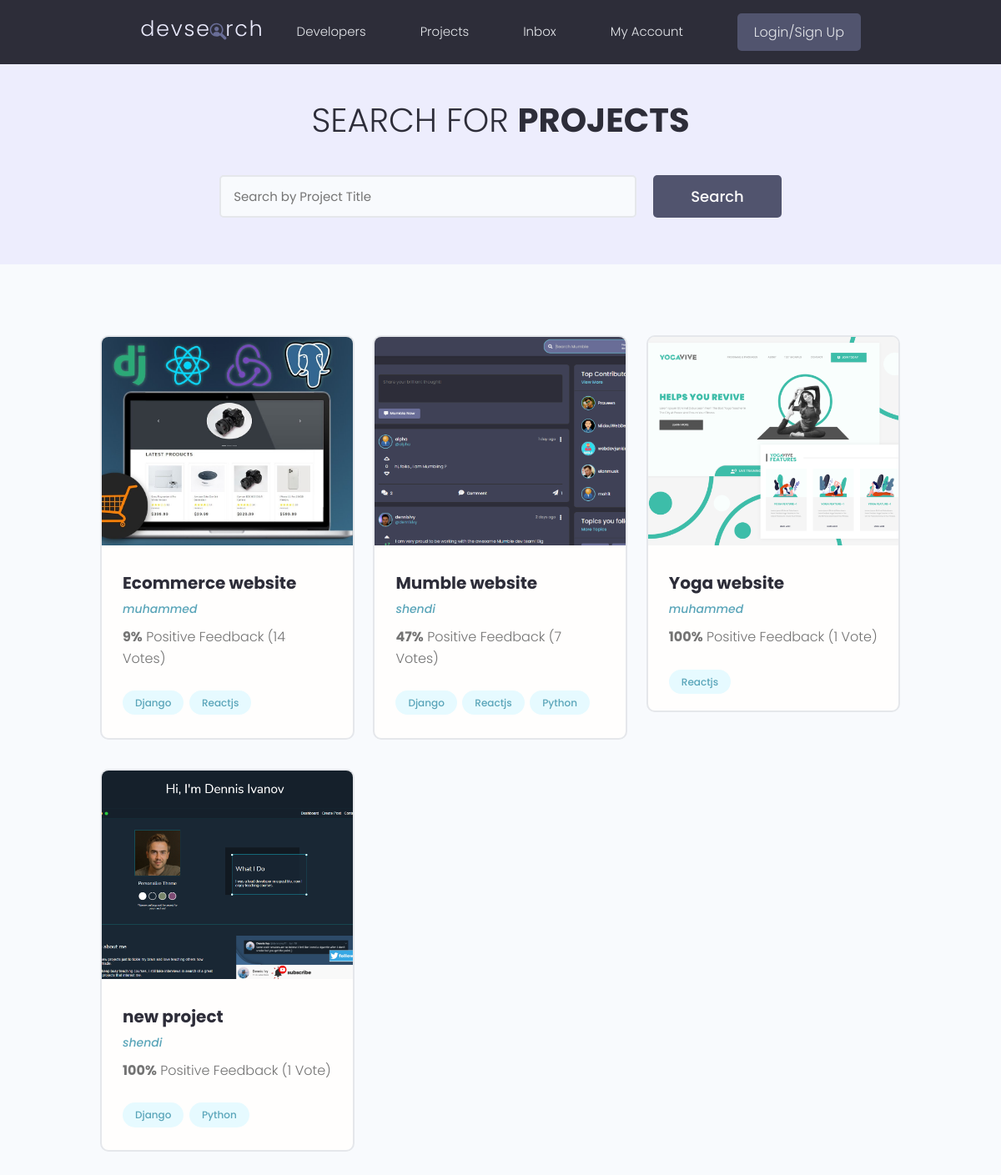
/projects/, run on the app's committed database.
### projects/models.py (models this page shows, shortened)
class Project(models.Model):
    owner = models.ForeignKey(
        Profile, null=True, blank=True, on_delete=models.SET_NULL)
    title = models.CharField(max_length=200)
    description = models.TextField(null=True, blank=True)
    featured_image = models.ImageField(
        null=True, blank=True, default="default.jpg")
    demo_link = models.CharField(max_length=2000, null=True, blank=True)
    source_link = models.CharField(max_length=2000, null=True, blank=True)
    tags = models.ManyToManyField("Tag", blank=True)
    vote_total = models.IntegerField(default=0, null=True, blank=True)
    vote_ratio = models.IntegerField(default=0, null=True, blank=True)
    created = models.DateTimeField(auto_now_add=True)
    id = models.UUIDField(default=uuid.uuid4, unique=True, primary_key=True)

class Tag(models.Model):
    name = models.CharField(max_length=200)
    created = models.DateTimeField(auto_now_add=True)
    id = models.UUIDField(default=uuid.uuid4, unique=True,
                          primary_key=True, editable=False)
    def __str__(self):
        return self.name

### users/models.py (models this page shows)
class Profile(models.Model):
    user = models.OneToOneField(User, on_delete=models.CASCADE)
    name = models.CharField(max_length=200, blank=True, null=True)
    email = models.EmailField(max_length=500, blank=True, null=True)
    username = models.CharField(max_length=200, blank=True, null=True)
    location = models.CharField(max_length=200, blank=True, null=True)
    short_intro = models.CharField(max_length=200, blank=True, null=True)
    bio = models.TextField(blank=True, null=True)
    profile_image = models.ImageField(
        null=True, blank=True, upload_to='profiles/', default='profiles/user-default.png')
    social_github = models.CharField(max_length=255, null=True, blank=True)
    social_twitter = models.CharField(max_length=255, null=True, blank=True)
    social_linkedin = models.CharField(max_length=255, null=True, blank=True)
    social_youtube = models.CharField(max_length=255, null=True, blank=True)
    social_website = models.CharField(max_length=255, null=True, blank=True)
    created = models.DateTimeField(auto_now_add=True)
    id = models.UUIDField(default=uuid.uuid4, unique=True,
                          primary_key=True, editable=False)
    def __str__(self):
        return str(self.username)

### projects/views.py (the view)
# urls.py: path('projects/', include("projects.urls")),
def projects(request):
    projects = Project.objects.all()
    context = {"projects": projects}
    return render(request, 'projects/projects.html', context)

### projects/templates/projects/projects.html (shortened to what this page needs)
{% extends "main.html" %} {% block content %}
<main class="projects">
  <section class="hero-section text-center">
    <div class="container container--narrow">
      <div class="hero-section__box">
        <h2>Search for <span>Projects</span></h2>
      </div>
      <div class="hero-section__search">
        <form class="form" action="#" method="get">
          <div class="form__field">
            <input
              class="input input--text"
              id="formInput#search"
              type="text"
              name="text"
              placeholder="Search by Project Title"
            />
          </div>
          <input class="btn btn--sub btn--lg" type="submit" value="Search" />
        </form>
      </div>
    </div>
  </section>
  <section class="projectsList">
    <div class="container">
      <div class="grid grid--three">
        {% for project in projects %}
        <div class="column">
          <div class="card project">
            <a href="{% url 'project' project.id %}" class="project">
              <img
                class="project__thumbnail"
                src="{{project.featured_image.url}}"
                alt="{{project.title}}"
              />
              <div class="card__body">
                <h3 class="project__title">{{project.title}}</h3>
                <p>
                  <a class="project__author" href="profile.html"
                    >{{project.owner}}</a
                  >
                </p>
                <p class="project--rating">
                  <span style="font-weight: bold">{{project.vote_ratio}}%</span>
                  Positive Feedback ({{project.vote_total}}
                  Vote{{project.vote_total|pluralize:"s"}})
                </p>
                <div class="project__tags">
                  {% for tag in project.tags.all %}
                  <span class="tag tag--pill tag--main">
                    <small>{{tag}}</small>
                  </span>
                  {% endfor %}
                </div>
              </div>
            </a>
          </div>
        </div>
        {% endfor %}
      </div>
    </div>
  </section>
</main>
{% endblock content %}

### static/styles/app.css (style rules this page uses)
:root { --color-sub: #2d2d39; }
.btn--sub { background-color: var(--color-sub-light); }
.card { border: 2px solid var(--color-light); }
img { width: 100%; }
.hero-section { height: 40vh; display: flex; align-items: center; background-color: var(--color-sub); }
.hero-section__box { margin-bottom: 4rem; }
.hero-section__box > h2, .hero-section__box > h2 > span { font-size: 4rem; color: var(--color-light); line-height: 1.3; text-transform: uppercase; }
.hero-section__box > h2 { font-weight: 300; }
.hero-section__box > h2 > span { font-weight: 700; }
.hero-section__search > .form { display: flex; align-items: center; justify-content: center; gap: 2rem; }
.hero-section__search > .form input.input--text { width: 50rem; }
.project__author { font-size: 1.4rem; font-style: italic; }
.project--rating { margin-bottom: 1.6em; margin-top: .5em; }
.projects > .hero-section { background: var(--color-sub-lighter); height: 30vh; }
.projects .hero-section__box { margin-bottom: 2.5rem; }
.projects .hero-section__box > h2 { color: var(--color-sub); }
.projects .hero-section__box > h2 > span { font-weight: 700; color: var(--color-sub); }
.projectsList { margin-top: 8rem; }
.project__thumbnail { height: 25rem; object-fit: cover; object-position: top center; }
.project__title { font-size: 2rem; font-weight: 700; color: var(--color-sub); }

### static/uikit/styles/modules/_variables.css (style rules this page uses)
:root { --color-main: #5aa5b9; --color-main-light: #e6faff; --color-sub: #3f4156; --color-sub-light: #51546e; --color-sub-lighter: #ededfd; --color-text: #737373; --color-gray: #8b8b8b; --color-light: #e5e7eb; --color-light-gray: #767676; --color-bg: #f8fafd; --color-white: #fffefd; --color-white-light: #f3f3f3; --color-success: #359e64; --color-success-bg: #def8e8; --color-error: #fc4b0b; --color-error-bg: #fff2ee; --font-base: 'Poppins', arial, helvetica, 'Segoe UI', roboto, ubuntu, sans-serif; --font-monospace: 'Fira Code', 'Courier New', courier, monospace; --font-regular: 300; --font-medium: 500; --font-bold: 700; --generic-shadow: 1px 1px 5px #00000010; --generic-transition: all 0.3s ease-in-out; }

### static/uikit/styles/modules/_base.css (style rules this page uses)
* { margin: 0; padding: 0; box-sizing: border-box; text-rendering: optimizeLegibility; color: inherit; font-size: inherit; }
html { font-size: 50%; }
@media only screen and (min-width: 480px) { html { font-size: 56.25%; } }
@media only screen and (min-width: 1200px) { html { font-size: 62.5%; } }
body { line-height: 1.6; font-weight: 400; font-size: 1.5rem; color: var(--color-text); background-color: var(--color-bg); min-height: 100vh; }

### static/uikit/styles/modules/_typography.css (style rules this page uses)
* { font-family: var(--font-base); }
h2 { font-size: 3.6rem; font-weight: var(--font-bold); }
h3 { font-size: 3.2rem; font-weight: var(--font-medium); }
p, span, strong { font-size: 1.6rem; color: var(--color-text); font-weight: var(--font-regular); }
a { padding-bottom: 2px; text-decoration: none; display: inline-block; color: var(--color-main); font-weight: var(--font-medium); }

### static/uikit/styles/modules/_utilities.css (style rules this page uses)
.container { width: 92%; max-width: 165rem; margin: 0 auto; box-sizing: border-box; }
.container--narrow { width: 92%; max-width: 120rem; }
@media screen and (min-width: 1000px) { .container { width: 90%; } }
@media screen and (min-width: 1000px) { .container--narrow { width: 85%; } }
@media screen and (min-width: 1200px) { .container { width: 80%; } }
@media screen and (min-width: 1200px) { .container--narrow { width: 72%; } }
.text-center { text-align: center; }

### static/uikit/styles/modules/_button.css (style rules this page uses)
.btn { display: inline-block; position: relative; cursor: pointer; background-color: var(--color-light); font-weight: var(--font-medium); color: var(--color-sub); text-decoration: none; padding: 1rem 2rem; border-radius: 0.5rem; border: none; width: -webkit-fit-content; width: -moz-fit-content; width: fit-content; height: -webkit-fit-content; height: -moz-fit-content; height: fit-content; font-size: 1.6rem; outline-width: 0; outline-color: transparent; -webkit-backface-visibility: hidden; backface-visibility: hidden; transition: all 0.3s ease-in-out; }
.btn--sub { background-color: var(--color-sub); color: var(--color-white); }
.btn--lg { font-size: 1.8rem; padding: 1.2rem 4.5rem; }

### static/uikit/styles/modules/_card.css (style rules this page uses)
.card { border-radius: 1rem; background-color: var(--color-white); border: 1.5px solid var(--color-light); width: auto; height: auto; margin-top: 0.5rem; margin-bottom: 0.5rem; overflow: hidden; }
.card__body, .card__header { padding: 2rem 2.5rem; }

### data on the page
Project: featured_image (picture), title "Ecommerce website", owner "muhammed", vote_ratio "9", vote_total "14"
Tag: name "Django"
Tag: name "Reactjs"
Project: featured_image (picture), title "Mumble website", owner "shendi", vote_ratio "47", vote_total "7"
Tag: name "Python"
Project: featured_image (picture), title "Yoga website", owner "muhammed", vote_ratio "100", vote_total "1"
Project: featured_image (picture), title "new project", owner "shendi", vote_ratio "100", vote_total "1"
